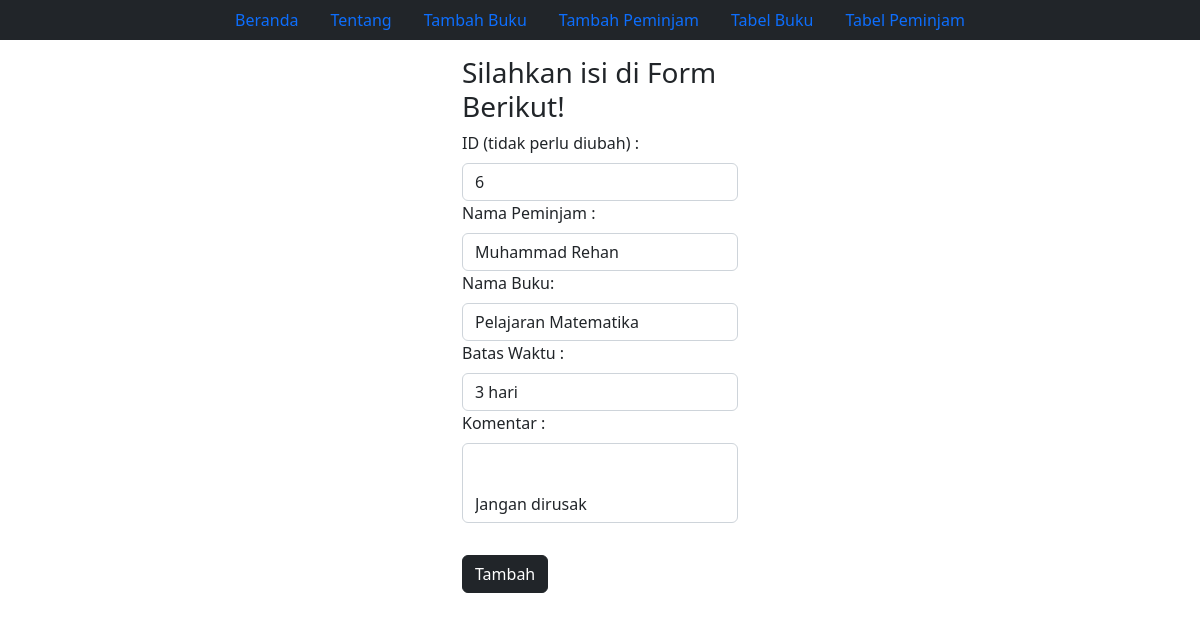
The page /Tpeminjam/editTbl/6 on the database its author committed.
### uts/models.py (models this page shows, shortened)
class Waktu(models.Model):
    nama_peminjam = models.CharField(max_length=30)
    nama_buku = models.CharField(max_length=20)
    waktu_pinjam = models.DateTimeField(auto_now_add=True)
    batas_waktu = models.CharField(max_length=10)
    komen = models.CharField(max_length=50)

### uts/views.py (the view)
# urls.py: path('Tpeminjam/editTbl/<id>' , editWaktuu),
def editWaktuu(request, id):
    cek = Waktu.objects.get(id=id)
    ctx = {
        "cek":cek,
    }
    return render(request, 'edittabel.html', ctx)

### templates/edittabel.html (shortened to what this page needs)
{% extends 'base.html' %}
{% block edittabel %}
    <div class="container-fluid ">
        <div class="row justify-content-center">
            <div class="col-md-3 ">
                <section id="form">
                    <h3 class="pt-3">Silahkan isi di Form Berikut!</h3>
                    <form action="/editPeminjam/" method="POST" >
                        <div class="form-group">
                            <label for="namaPeminjam" class="form-label">ID (tidak perlu diubah) :</label>
                            <input type="text" id="txtId" name="txtId" class="form-control" value="{{cek.id}}" placeholder="ID" maxlength="50" readonly>
                        </div>
                        <div class="form-group">
                            <label for="namaPeminjam" class="form-label">Nama Peminjam :</label>
                            <input type="text" id="namaPeminjam" name="namaPeminjam" class="form-control" value="{{cek.nama_peminjam}}" placeholder="Nama kamu" maxlength="50" required>
                        </div>
                        <div class="form-group">
                            <label for="namaBuku" class="form-label">Nama Buku:</label>
                            <input type="text" id="namaBuku" name="namaBuku" class="form-control" placeholder="Nama Buku" value="{{cek.nama_buku}}" maxlength="50" required>
                        </div>
                        <div class="form-group">
                            <label for="namaPeminjam" class="form-label">Batas Waktu :</label>
                            <input type="text" id="batasWaktu" name="batasWaktu" class="form-control" value="{{cek.batas_waktu}}" placeholder="Batas Waktu" maxlength="50" required>
                        </div>
                        <div class="form-group">
                            <label for="namaPeminjam" class="form-label">Komentar :</label>
                            <input type="text" id="komentar" name="komentar" class="form-control pt-5" value="{{cek.komen}}" placeholder="Komentar" maxlength="50" required>
                        </div>
                        <p class="pt-3"></p>
                        <button type="submit" class="btn btn-dark " >Tambah</button>
                    </form>
                </section>
            </div>
        </div>
    </div>
   {% endblock %}

### rows shown on the page
Waktu: txtId "6", namaPeminjam "Muhammad Rehan", namaBuku "Pelajaran Matematika", batasWaktu "3 hari", komentar "Jangan dirusak"
